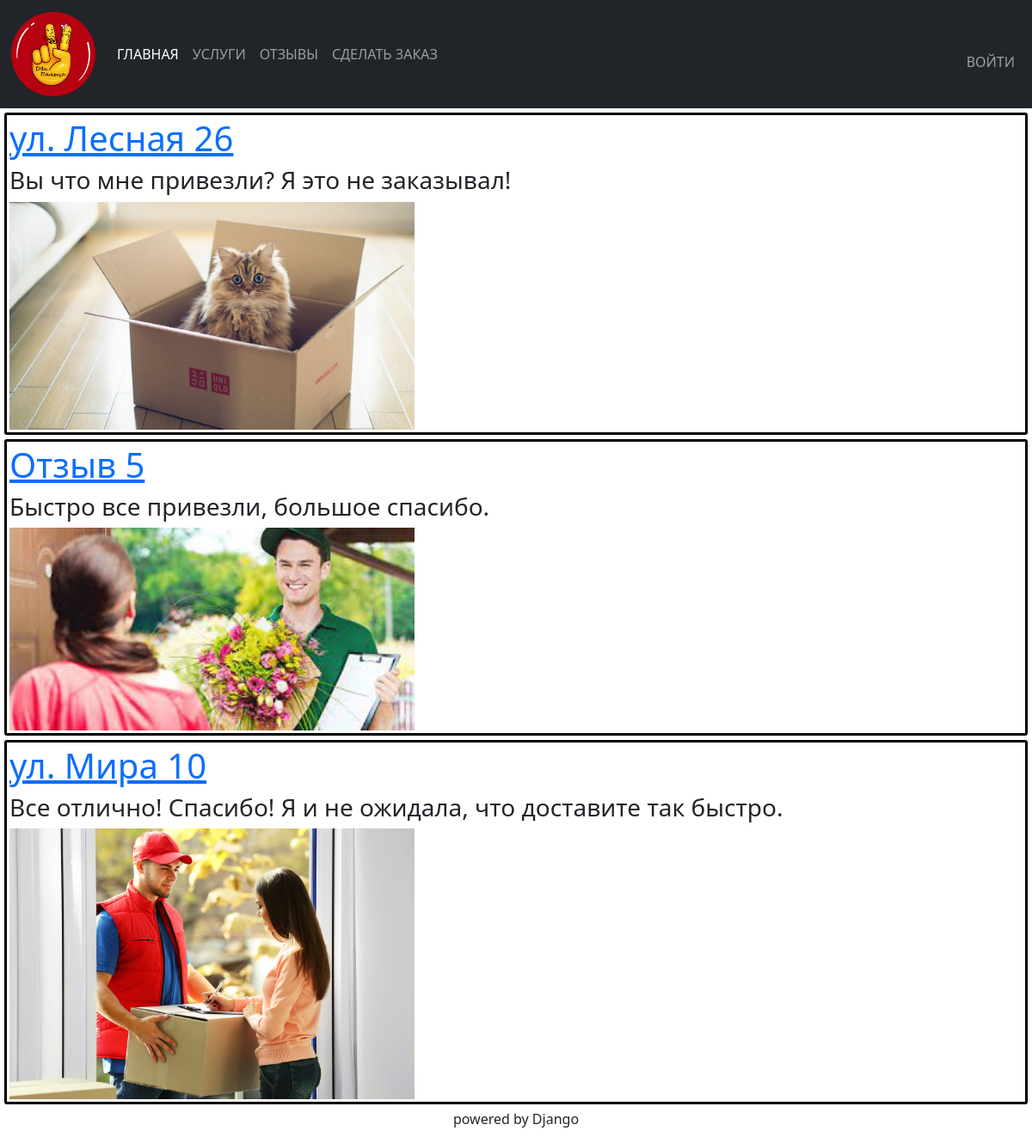
Page /comments/ on the committed database.
### application/models.py (models this page shows)
class Comment(models.Model):  #наследование
    title = models.CharField(max_length=100, verbose_name='Комментарий')
    content = models.TextField(blank=False, verbose_name='Содержание комментария')
    image = models.ImageField(blank=True, upload_to='uploads', verbose_name='Фото') ## чтобы картинку вставлять не обязательно то blank=True
    date_of_creation = models.DateTimeField(verbose_name='Дата создания комментария')
    author = models.ForeignKey('Author', on_delete=models.CASCADE)

### application/views.py (the view)
# urls.py: path('comments/', app_views.comments, name='comments'),
def comments(request):  #все отзывы
    all_comments = Comment.objects.all().order_by('-date_of_creation')
    print('COMMENTS PAGE')
    return render(request, 'comments.html', {'comments': all_comments})

### application/templates/comments.html (shortened to what this page needs)
{% extends 'base.html' %}
{% block content %}
    {% for comment in comments %}
        <div class="order_description">
            <a href="{% url 'comment' comment.id %}">
                <h1>{{ comment.title }}</h1>
            </a>
            <h3>{{ comment.content }}</h3>
            {% if comment.image %}
                <img class="comment_image" src="{{ comment.image.url }}" />
            {% endif %}
        </div>
    {% endfor %}
{% endblock %}

### application/templates/base.html (shortened to what this page needs)
{% load static %}
<!DOCTYPE html>
<html lang="en">
<head>
    <link rel="stylesheet" href="{% static 'application/bootstrap-5.2.2-dist/bootstrap-5.2.2-dist/css/bootstrap.min.css' %}">
    <link rel="stylesheet" href="{% static 'application/css/style2.css' %}">
    <link rel="stylesheet" href="{% static 'application/css/fonts/stylesheet.css' %}">
</head>
<body>
    <nav class="navbar navbar-expand-lg sticky-top navbar-dark bg-dark">
        <div class="container-fluid">
            <a href="#" class="navbar-brand">
                <img src="{% static 'application/img/two_fingers.png' %}" id="Logo" alt="Logo"/>
            </a>
            <div class="collapse navbar-collapse" id="navbarSupportedContent">
                <ul class="navbar-nav me-auto mb-2 mb-lg-0">
                    <li class="nav-item active">
                        <a class="nav-link active" aria-current="page" href="{% url 'home' %}">ГЛАВНАЯ</a></li>
                    <li class="nav-item">
                        <a class="nav-link" href="{% url 'order' %}">УСЛУГИ</a></li>
                    <li class="nav-item">
                        <a class="nav-link" href="{% url 'comments' %}">ОТЗЫВЫ</a></li>
                    <li class="nav-item">
                        <a class="nav-link" data-bs-toggle="modal" data-bs-target="#Modal" href="{% url 'add_order' %}">СДЕЛАТЬ ЗАКАЗ</a></li>
                </ul>
            </div>
            <div>
                <ul class="navbar-nav" style="display: inline-flex; flex-direction: column;">
                    <li class="nav-item" style="color: white; padding-right: 10px;">
                    {% if user.is_authenticated %}
                            {{ user.get_username }}
                    </li>
                    <li class="nav-item"><a href="{% url 'logout' %}?next={{request.path}}" class="nav-link">ВЫЙТИ</a></li>
                    <li class="nav-item"><a href= "{% url 'add_comment' %}" class="nav-link">СОЗДАТЬ ОТЗЫВ</a></li>
                    {% else %}
                    <li class="nav-item"><a href="{% url 'login' %}?next={{request.path}}" class="nav-link">ВОЙТИ</a></li>
                    {% endif %}
                </ul>
            </div>
        </div>
    </nav>
    <div>
            {% block content %}
            {% endblock %}
    </div>
    <div class="main-structure center">
        <p>powered by Django</p>
    </div>
</body>
</html>

### application/static/application/css/style2.css (style rules this page uses)
.center { justify-content: center; align-content: center; align-self: center; text-align: center; }
.comment_image { width: 40%; }
#Logo { max-width: 100px; max-height: 100px; align-self: center; text-align: center; }
.order_description { min-height: 300px; justify-content: space-evenly; padding: 3px; border: 3px solid; border-radius: 3px; margin: 5px; border-color: black; }

### rows in the picture
Comment: title "ул. Лесная 26", content "Вы что мне привезли? Я это не заказывал!", image (picture)
Comment: title "Отзыв 5", content "Быстро все привезли, большое спасибо.", image (picture)
Comment: title "ул. Мира 10", content "Все отлично! Спасибо! Я и не ожидала, что доставите так быстро.", image (picture)
